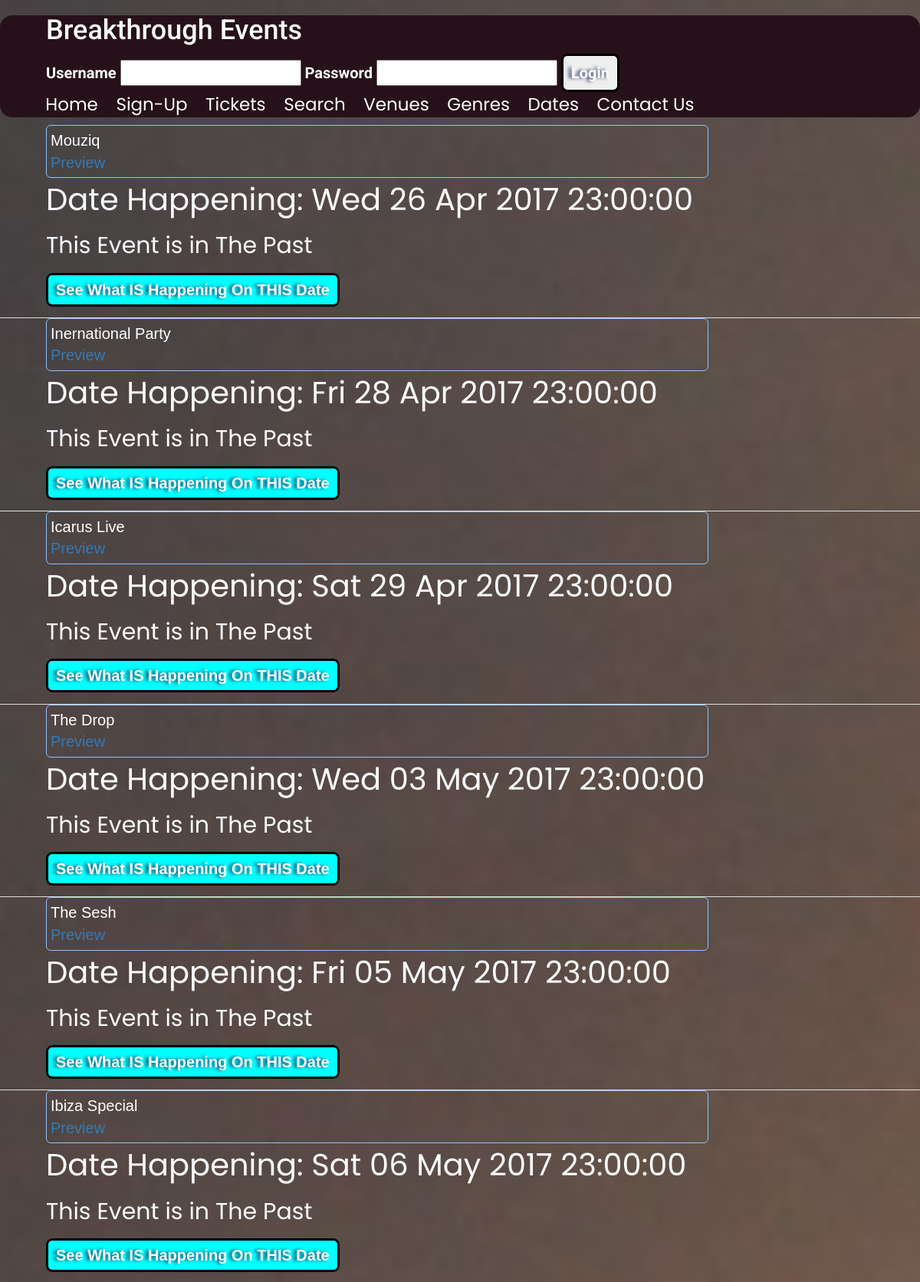
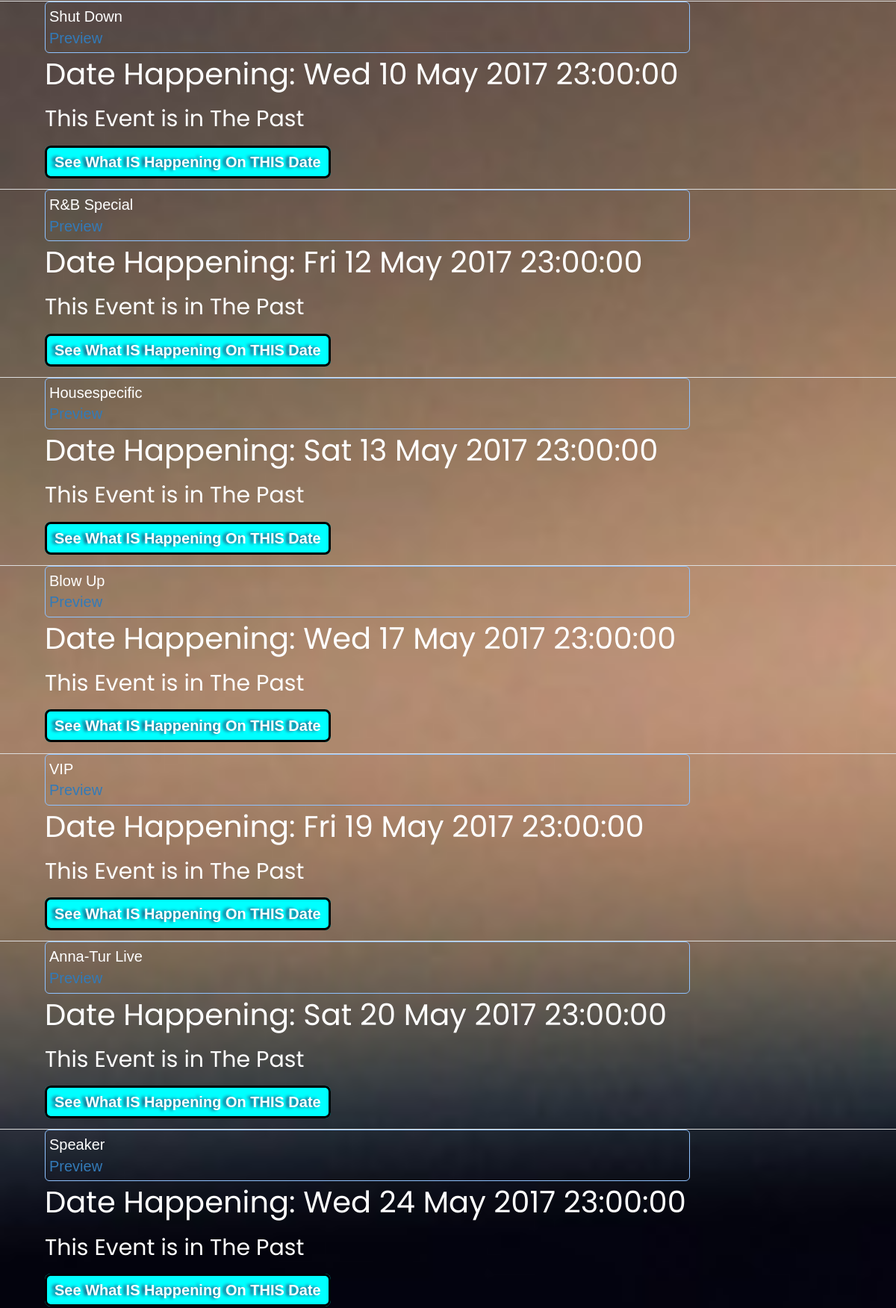
The app's page /dates.php (upper part) with its own data (2 pictures, top to bottom).
### tables this page shows
CREATE TABLE IF NOT EXISTS `events` (
  `EventsID` int(11) NOT NULL AUTO_INCREMENT,
  `Name` varchar(70) NOT NULL,
  `EventsDate` datetime NOT NULL,
  `Location` varchar(70) NOT NULL,
  `Genre` varchar(30) NOT NULL,
  `AmofTickets` int(11) NOT NULL,
  `Capacity` int(11) NOT NULL,
  `Price` int(11) NOT NULL,
  `Image` varchar(70) NOT NULL,
  `Info` text NOT NULL,
  PRIMARY KEY (`EventsID`)
);

### dates.php (the view, shortened to what this page needs)
<?php
include('includes/conn.inc.php');
$sql= "SELECT * FROM events ";
$stmt = $pdo->query($sql);
?>
<!DOCTYPE html>
<html>
          <head>
<link rel="stylesheet" href="stylesheet/bootstrap-3.3.7-dist/css/bootstrap.css">
<link rel="stylesheet" href="stylesheet/style.css">
	<link rel="stylesheet" href="stylesheet/cms.css">
	<link rel="stylesheet" type="text/css" media="only screen and (max-width:700px)" href="stylesheet/mobilestyle.css">
</head>
<body>
	<header>
            <div id="logo">
                <h1>Breakthrough Events</h1>
          <?php
      if(isset($_SESSION['login'])){
        include('includes/session-logout.inc.php');
      }else{
        include('includes/session-login.inc.php');
      }
      ?>
            </div>
                <nav>
                <ul class="topMenu">
                 <li class="first"><a href="index.php">Home</a></li>
 				<?php
                 if (!isset($_SESSION['login'])){
				 echo "<li><a href=\"Sign-Up.php\">Sign-Up</a></li>";
                 }
                 ?>                 <li><a href="Tickets.php">Tickets</a></li>
                 <li><a href="search.php">Search</a></li>
                 <li><a href="venues.php">Venues</a></li>
                 <li><a href="genre.php">Genres</a></li>
                 <li><a href="dates.php">Dates</a></li>
                 <li><a href="Contact-us.php">Contact Us</a></li>
                </ul>
                </nav>
            </header>
  <?php
							while($row = $stmt->fetchObject()) {
						    echo "<div class=\"outcomes\">";
						   $ts = strtotime ($row->EventsDate);
						   $prettyDate = date("D d M Y H\:i\:s ", $ts);
								echo "<div class=\"grid\">";
					echo "<div class=\"EventName\">{$row->Name}</div>";
	echo "<div class=\"preview\"><a href=\"#\" data-id=\"{$row->EventsID}\" class=\"getPreview\">Preview</a> </div>";
	echo "</div>";
						   echo "<div class=\"Datesoccuring\">";
						   echo "<p>Date Happening: $prettyDate</p>";
						   echo "</div>";
						   echo "<div class=\"timeuntil\">";
						   $CurrentDate = new DateTime();
								if ($ts <  strtotime('now') )  {
									echo "This Event is in The Past";
								}else{
						   $EventDate = new DateTime($prettyDate);
						   $theDifference = $EventDate->diff($CurrentDate);
						   echo "TIME LEFT UNTIL EVENT: "; echo $theDifference->format("%a days, %h hours, %i minutes, %s seconds");
						   }
								echo "</div>";
						   echo "<div class=\"buttonview\">";
						   echo "<a href=\"details.php?EventsID={$row->EventsID}\" class=\"viewinginfo\">See What IS Happening On THIS Date</a>";
								echo "</div>";
							echo "</div>";
							}
    ?>
</body>
</html>

### stylesheet/style.css (style rules this page uses)
.grid { padding:5px; border-radius:6px; border:1px solid #8FC2FF; width:80%; }
body { font-size:20px; margin:0; background: url("../Images/background3.jpg"); color:#ffffff; background-size:cover; background-attachment:fixed; background-repeat:no-repeat; }
header { height: auto; border-radius:16px; background-color: #26111A; }
h1 { font-family: 'Roboto', sans-serif; color:#fff; }
#logo { padding-left:5%; }
.outcomes { border-bottom: 1px solid #DEDEDE; padding-right:5%; padding-left:5%; }
.Datesoccuring { font-family: 'Poppins', sans-serif; font-size:40px; margin:auto; padding-right:5%; }
.timeuntil { font-family: 'Poppins', sans-serif; font-size:30px; margin:auto; padding-bottom:2%; padding-right:5%; }
.topMenu { font-family: 'Poppins', sans-serif; list-style: none; font-size:23px; padding-left:2%; overflow: hidden; }
.topMenu .first { padding-left:3%; }
.topMenu li { float:left; padding-left:2% }
.topMenu a { text-decoration: none; color:#ffffff; }
.buttonview { padding-bottom:2%; }
.viewinginfo { border-radius: 8px; border: 3px solid #000000; cursor: pointer; color: #ffffff; background-color: aqua; font-weight: bold; padding: 8px 10px; text-shadow: rgb(38, 54, 102) -4px 0px 4px; }

### stylesheet/cms.css (style rules this page uses)
body { font-family:helvetica, arial, sans-serif; }

### stylesheet/mobilestyle.css (style rules this page uses)
header { overflow: hidden; background: #26111A; height:auto; }
#logo { padding: 5px; text-transform: uppercase; }
.buttonview { padding-bottom:5%; padding-top: 5% }
.buttonview a { font-size:65%; }
.Datesoccuring { font-size:20px; padding-bottom: 2%; }
.timeuntil { font-size:20px; }
.viewinginfo { font-size:2vw; }
.topMenu .first { padding:0px; }
.topMenu { padding-left:5%; clear:left; float: none; width:auto; padding: 0px; margin:0; background-color:#fff; }
.topMenu li { float:none; padding:5px 0; border-bottom:1px solid #ccc; }
.topMenu a { padding-left:5%; color:#000; padding: 0; text-align:left; }

### records on screen
events: Name "Mouziq", EventsDate "Wed 26 Apr 2017 23:00:00", shows "This Event is in The Past"
events: Name "Inernational Party", EventsDate "Fri 28 Apr 2017 23:00:00", shows "This Event is in The Past"
events: Name "Icarus Live", EventsDate "Sat 29 Apr 2017 23:00:00", shows "This Event is in The Past"
events: Name "The Drop", EventsDate "Wed 03 May 2017 23:00:00", shows "This Event is in The Past"
events: Name "The Sesh", EventsDate "Fri 05 May 2017 23:00:00", shows "This Event is in The Past"
events: Name "Ibiza Special", EventsDate "Sat 06 May 2017 23:00:00", shows "This Event is in The Past"
events: Name "Shut Down", EventsDate "Wed 10 May 2017 23:00:00", shows "This Event is in The Past"
events: Name "R&B Special", EventsDate "Fri 12 May 2017 23:00:00", shows "This Event is in The Past"
events: Name "Housespecific", EventsDate "Sat 13 May 2017 23:00:00", shows "This Event is in The Past"
events: Name "Blow Up", EventsDate "Wed 17 May 2017 23:00:00", shows "This Event is in The Past"
events: Name "VIP", EventsDate "Fri 19 May 2017 23:00:00", shows "This Event is in The Past"
events: Name "Anna-Tur Live", EventsDate "Sat 20 May 2017 23:00:00", shows "This Event is in The Past"
events: Name "Speaker", EventsDate "Wed 24 May 2017 23:00:00", shows "This Event is in The Past"
